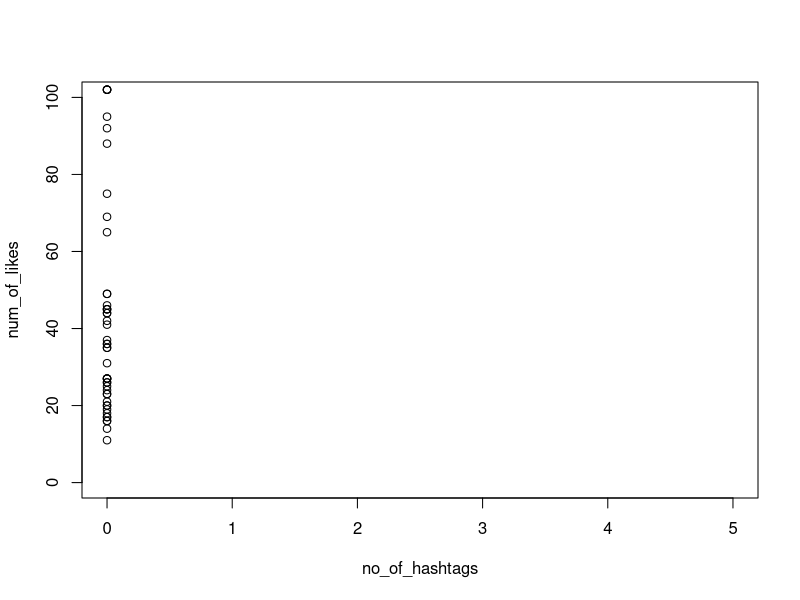
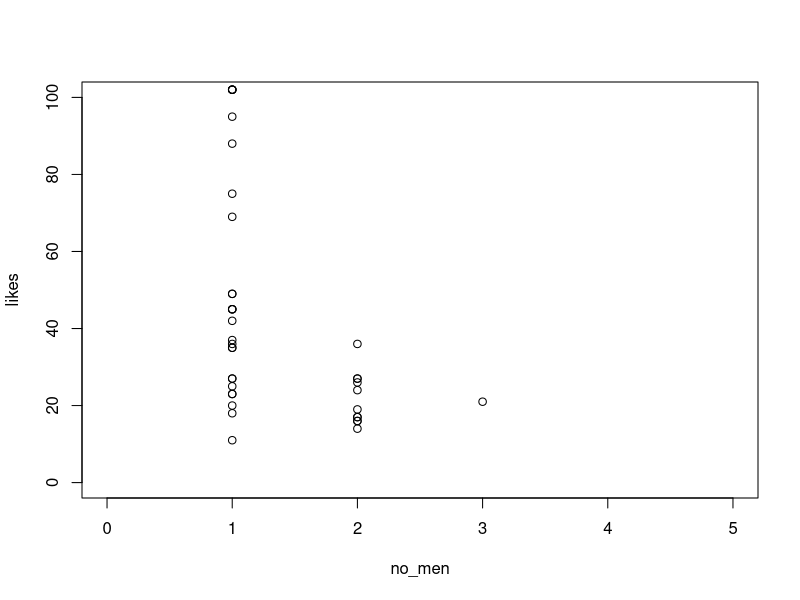
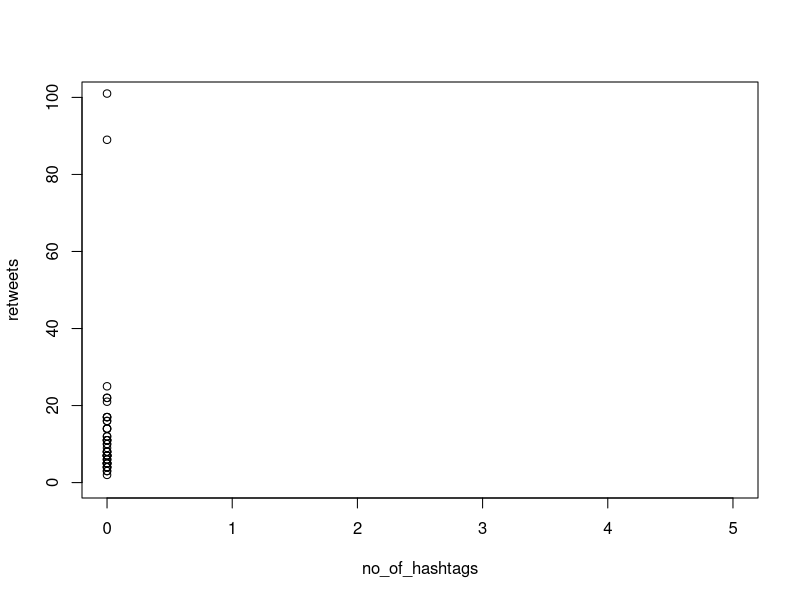
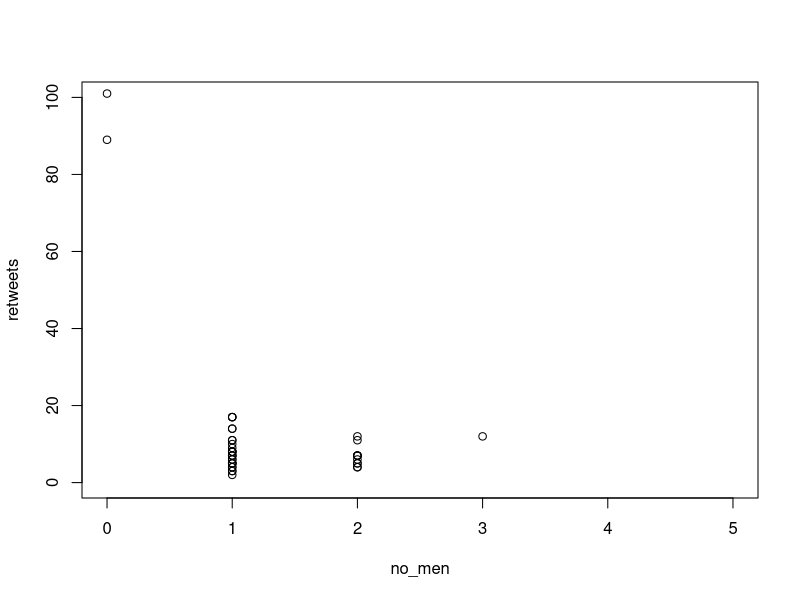

Generate these figures, in order, with R:
data <- read.csv("@SrBachchan.csv")
a = data$length
b = data$no_hashtags
c = data$no_men
d = data$likes
e = data$retweets
f = data$sentiment_polarity
g = data$time
plot(x=b,y=d, xlab="no_of_hashtags",ylab="num_of_likes",xlim= c(0,5),ylim=c(0,100),main="")
plot(x=c,y=d, xlab="no_men",ylab="likes",xlim= c(0,5),ylim=c(0,100),main="")
plot(x=b,y=e, xlab="no_of_hashtags",ylab="retweets",xlim= c(0,5),ylim=c(0,100),main="")
plot(x=c,y=e, xlab="no_men",ylab="retweets",xlim= c(0,5),ylim=c(0,100),main="")
png(file = "scatterplot.png")
dev.off()
